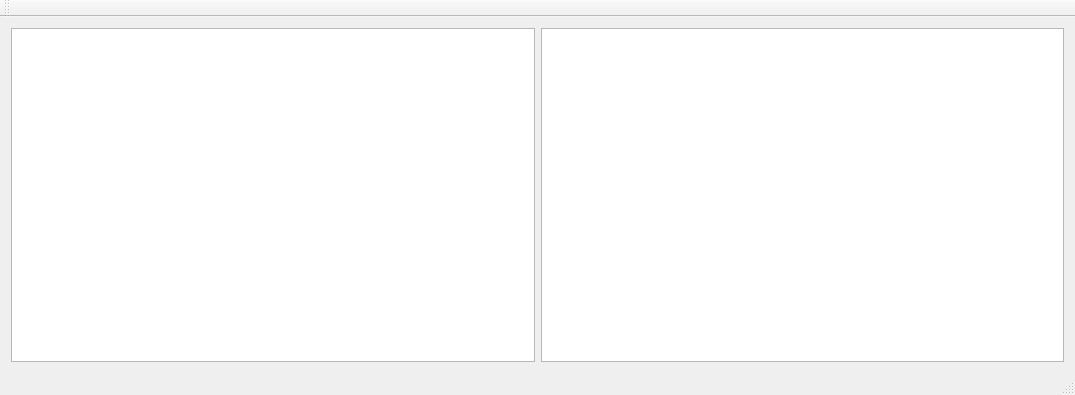
<?xml version="1.0" encoding="UTF-8"?>
<ui version="4.0">
 <class>MainWindow</class>
 <widget class="QMainWindow" name="MainWindow">
  <property name="geometry">
   <rect>
    <x>0</x>
    <y>0</y>
    <width>1075</width>
    <height>395</height>
   </rect>
  </property>
  <property name="windowTitle">
   <string>MainWindow</string>
  </property>
  <widget class="QWidget" name="centralWidget">
   <layout class="QHBoxLayout" name="horizontalLayout">
    <item>
     <widget class="QTreeView" name="treeView"/>
    </item>
    <item>
     <widget class="QListView" name="listView"/>
    </item>
   </layout>
  </widget>
  <widget class="QMenuBar" name="menuBar">
   <property name="geometry">
    <rect>
     <x>0</x>
     <y>0</y>
     <width>1075</width>
     <height>20</height>
    </rect>
   </property>
  </widget>
  <widget class="QToolBar" name="mainToolBar">
   <attribute name="toolBarArea">
    <enum>TopToolBarArea</enum>
   </attribute>
   <attribute name="toolBarBreak">
    <bool>false</bool>
   </attribute>
  </widget>
  <widget class="QStatusBar" name="statusBar"/>
 </widget>
 <layoutdefault spacing="6" margin="11"/>
 <resources/>
 <connections/>
</ui>
